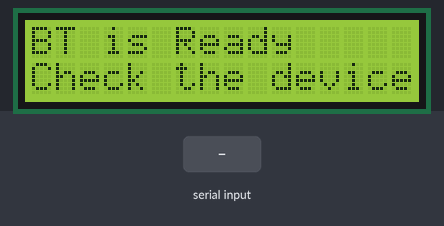
A sketch run on a simulated Arduino Uno, built with avr-gcc and run on an emulated ATmega328P. On the bench: 16×2 character LCD. The inputs (shaded band) are chosen by the test bench.

Above: at 1.2 s.
1.3 s: "@@" received over the second serial link
At 1.6 s:
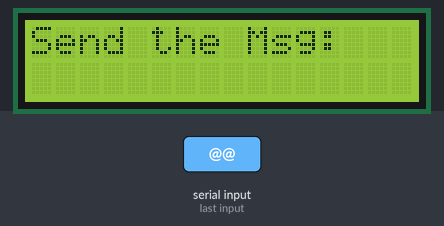
2.8 s: "90 45 200\n" received over the second serial link
At 4.0 s:
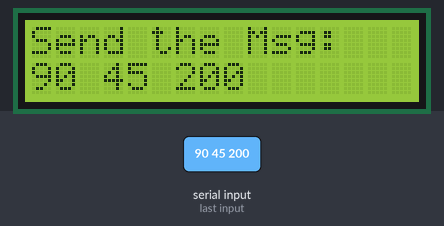
4.3 s: "@@" received over the second serial link
At 5.4 s:
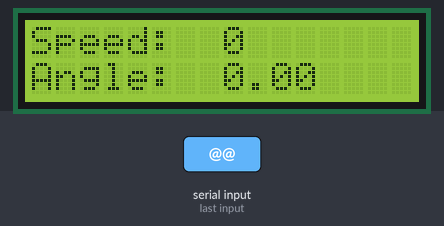
Timing chart, 0 to 7.3 s (numbered marks = the images above; inputs shaded):
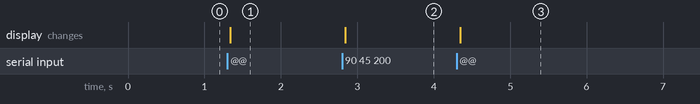

The sketch:

BLE_RC_Car_Arduino_RX.ino
```cpp
#include <LiquidCrystal_I2C.h>
#include <SoftwareSerial.h>
#define MAX_BTCMDLEN 128

SoftwareSerial BTSerial(10, 11); // HC-05的TXD,RXD腳位
LiquidCrystal_I2C lcd(0x27,16,2);  // 設定 LCD
byte cmd[MAX_BTCMDLEN]; // received 128 bytes from an Android system
int len = 0; // received command length
bool check=true;
int timer =0;
bool turn =false;
void setup(){
    lcd.init();            // initialize the lcd
    lcd.backlight();
    BTSerial.begin(9600);
    Serial.begin(9600);
    lcd.setCursor(0,0);
    lcd.print("BT is Ready ");
    lcd.setCursor(0,1);
    lcd.print("Check the device");
}
void loop(){
    char str[MAX_BTCMDLEN];
    int insize, ii;
    int tick=0;
    char * pch;
    int speed = 0;
    double angle =0;

    while( tick<MAX_BTCMDLEN ){ // 因為包率同為9600, Android送過來的字元可能被切成數份
          //
          if((insize=(BTSerial.available()))>0){  // 讀取藍牙訊息
              turn = true;
              for( ii=0; ii<insize; ii++ )
                  cmd[(len++)%MAX_BTCMDLEN]=char(BTSerial.read());
          }else{
                tick++;
          }
   }

     if(len){ // 用LCD1602顯示從Android手機傳過來的訊息
          timer=0;
          sprintf(str,"%s",cmd);

          if((strcmp(str,"@@")==0)){
            check = !check;
            lcd.clear();
          }else if((strncmp(str,"@@",2)==0)){
            check = !check;
            lcd.clear();
          }
          if(check){
            lcd.setCursor(0,0);
            lcd.print("Speed:             ");
            lcd.setCursor(0,1);
            lcd.print("Angle:             ");
            pch = strtok (str," ");
            if(atoi(pch)<=80){
              speed = atoi(pch);
            }
            lcd.setCursor(8,0);
            lcd.print(speed);
            pch = strtok (NULL," ");
            angle = atof(pch);
            lcd.setCursor(8,1);
            lcd.print(angle);
            delay(20);
        }else{
            pch = strtok (str,"@@");
            lcd.setCursor(0,0);
            lcd.print("Send the Msg:     ");
            lcd.setCursor(0,1);
            lcd.print("                 ");
            lcd.setCursor(0,1);
            lcd.print(pch);
            delay(20);
        }
          memset(cmd, NULL, sizeof cmd);
          cmd[0] = '\0';
     }else{
           if(turn)
              timer++;
           if(timer>=9000 && turn && BTSerial.available()==0){
              check=true;
              timer =0;
              lcd.clear();
              lcd.setCursor(0,0);
              lcd.print("UnConnected,    ");
              lcd.setCursor(0,1);
              lcd.print("check the device");
           }
     }
     len = 0;
}
```

Measured:
- after the input at 1.3 s, the display: changes at once (image 1)
- after the input at 2.8 s, the display: changes after 0.05 s (image 2)
- after the input at 4.3 s, the display: changes after 0.05 s (image 3)
